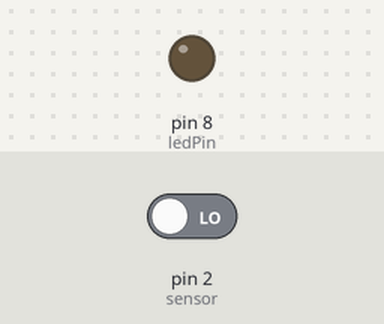
A sketch run on a simulated Arduino Uno, built with avr-gcc and run on an emulated ATmega328P. Parts: output pins drawn as LEDs (lit = HIGH). The test bench sets the inputs (shaded band); at power-on: pin 2 (sensor) LOW.

Above: at 1.2 s.
1.3 s: pin 2 (sensor) driven HIGH
At 2.3 s:
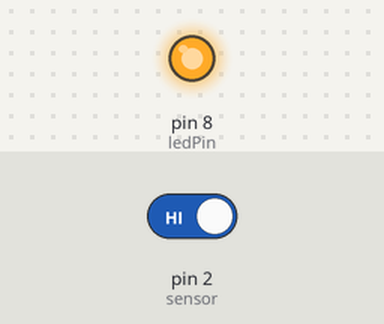
2.8 s: pin 2 (sensor) driven LOW
At 3.4 s:
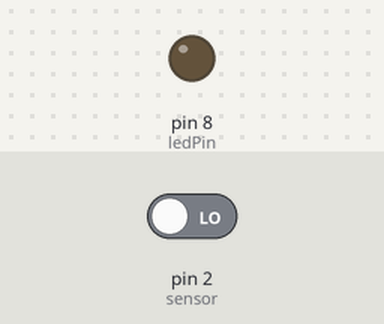
Timing chart, 0 to 5.8 s (numbered marks = the images above; inputs shaded):
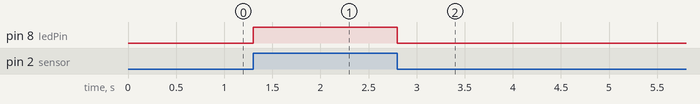

The sketch:

fire_sensor.ino
```cpp
const int sensor = 2;
const int ledPin = 8;

void setup()
{
    pinMode(sensor, INPUT);
    pinMode(ledPin, OUTPUT);
}

void loop()
{
    digitalWrite(ledPin, digitalRead(sensor));
}
```

Measured:
- after the input at 1.3 s, pin 8 (ledPin): LOW → HIGH at once
- after the input at 2.8 s, pin 8 (ledPin): HIGH → LOW at once
